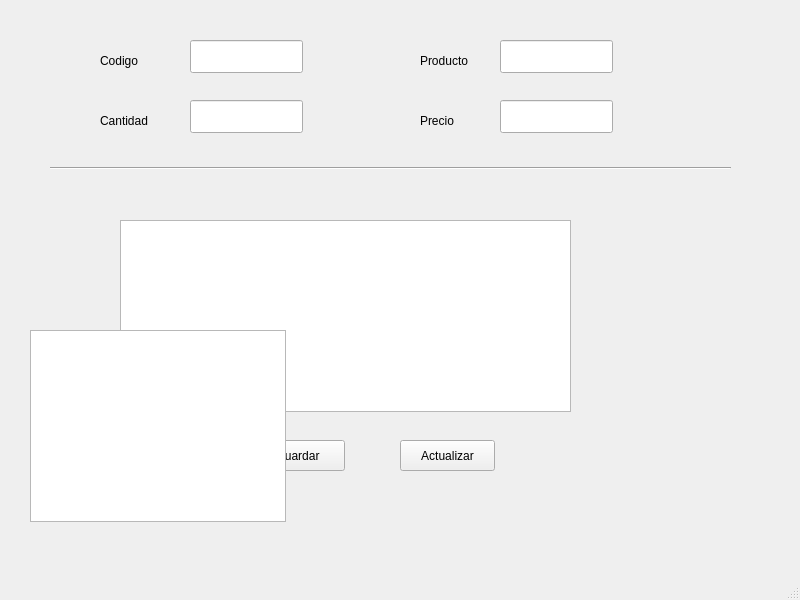
<?xml version="1.0" encoding="UTF-8"?>
<ui version="4.0">
 <class>MainWindow</class>
 <widget class="QMainWindow" name="MainWindow">
  <property name="geometry">
   <rect>
    <x>0</x>
    <y>0</y>
    <width>800</width>
    <height>600</height>
   </rect>
  </property>
  <property name="windowTitle">
   <string>MainWindow</string>
  </property>
  <widget class="QWidget" name="centralwidget">
   <widget class="QLabel" name="IdIPrecio">
    <property name="geometry">
     <rect>
      <x>420</x>
      <y>110</y>
      <width>64</width>
      <height>21</height>
     </rect>
    </property>
    <property name="text">
     <string>Precio</string>
    </property>
   </widget>
   <widget class="QLabel" name="IdIProducto">
    <property name="geometry">
     <rect>
      <x>420</x>
      <y>50</y>
      <width>64</width>
      <height>21</height>
     </rect>
    </property>
    <property name="text">
     <string>Producto</string>
    </property>
   </widget>
   <widget class="QLabel" name="IdICodigo">
    <property name="geometry">
     <rect>
      <x>100</x>
      <y>50</y>
      <width>64</width>
      <height>21</height>
     </rect>
    </property>
    <property name="text">
     <string>Codigo</string>
    </property>
   </widget>
   <widget class="QLabel" name="IdICantidad">
    <property name="geometry">
     <rect>
      <x>100</x>
      <y>110</y>
      <width>64</width>
      <height>21</height>
     </rect>
    </property>
    <property name="text">
     <string>Cantidad</string>
    </property>
   </widget>
   <widget class="QPushButton" name="btGuardar">
    <property name="geometry">
     <rect>
      <x>250</x>
      <y>440</y>
      <width>95</width>
      <height>31</height>
     </rect>
    </property>
    <property name="text">
     <string>Guardar</string>
    </property>
   </widget>
   <widget class="QPushButton" name="btActualizar">
    <property name="geometry">
     <rect>
      <x>400</x>
      <y>440</y>
      <width>95</width>
      <height>31</height>
     </rect>
    </property>
    <property name="text">
     <string>Actualizar</string>
    </property>
   </widget>
   <widget class="QLineEdit" name="txtCodigo">
    <property name="geometry">
     <rect>
      <x>190</x>
      <y>40</y>
      <width>113</width>
      <height>33</height>
     </rect>
    </property>
   </widget>
   <widget class="QLineEdit" name="txtPrecio">
    <property name="geometry">
     <rect>
      <x>500</x>
      <y>100</y>
      <width>113</width>
      <height>33</height>
     </rect>
    </property>
   </widget>
   <widget class="QLineEdit" name="txtCantidad">
    <property name="geometry">
     <rect>
      <x>190</x>
      <y>100</y>
      <width>113</width>
      <height>33</height>
     </rect>
    </property>
   </widget>
   <widget class="QLineEdit" name="txtProducto">
    <property name="geometry">
     <rect>
      <x>500</x>
      <y>40</y>
      <width>113</width>
      <height>33</height>
     </rect>
    </property>
   </widget>
   <widget class="QTableWidget" name="tblproductos">
    <property name="geometry">
     <rect>
      <x>120</x>
      <y>220</y>
      <width>451</width>
      <height>192</height>
     </rect>
    </property>
   </widget>
   <widget class="Line" name="line">
    <property name="geometry">
     <rect>
      <x>50</x>
      <y>160</y>
      <width>681</width>
      <height>16</height>
     </rect>
    </property>
    <property name="orientation">
     <enum>Qt::Horizontal</enum>
    </property>
   </widget>
   <widget class="QTableWidget" name="tableWidget">
    <property name="geometry">
     <rect>
      <x>30</x>
      <y>330</y>
      <width>256</width>
      <height>192</height>
     </rect>
    </property>
   </widget>
  </widget>
  <widget class="QMenuBar" name="menubar">
   <property name="geometry">
    <rect>
     <x>0</x>
     <y>0</y>
     <width>800</width>
     <height>27</height>
    </rect>
   </property>
  </widget>
  <widget class="QStatusBar" name="statusbar"/>
 </widget>
 <resources/>
 <connections/>
</ui>
